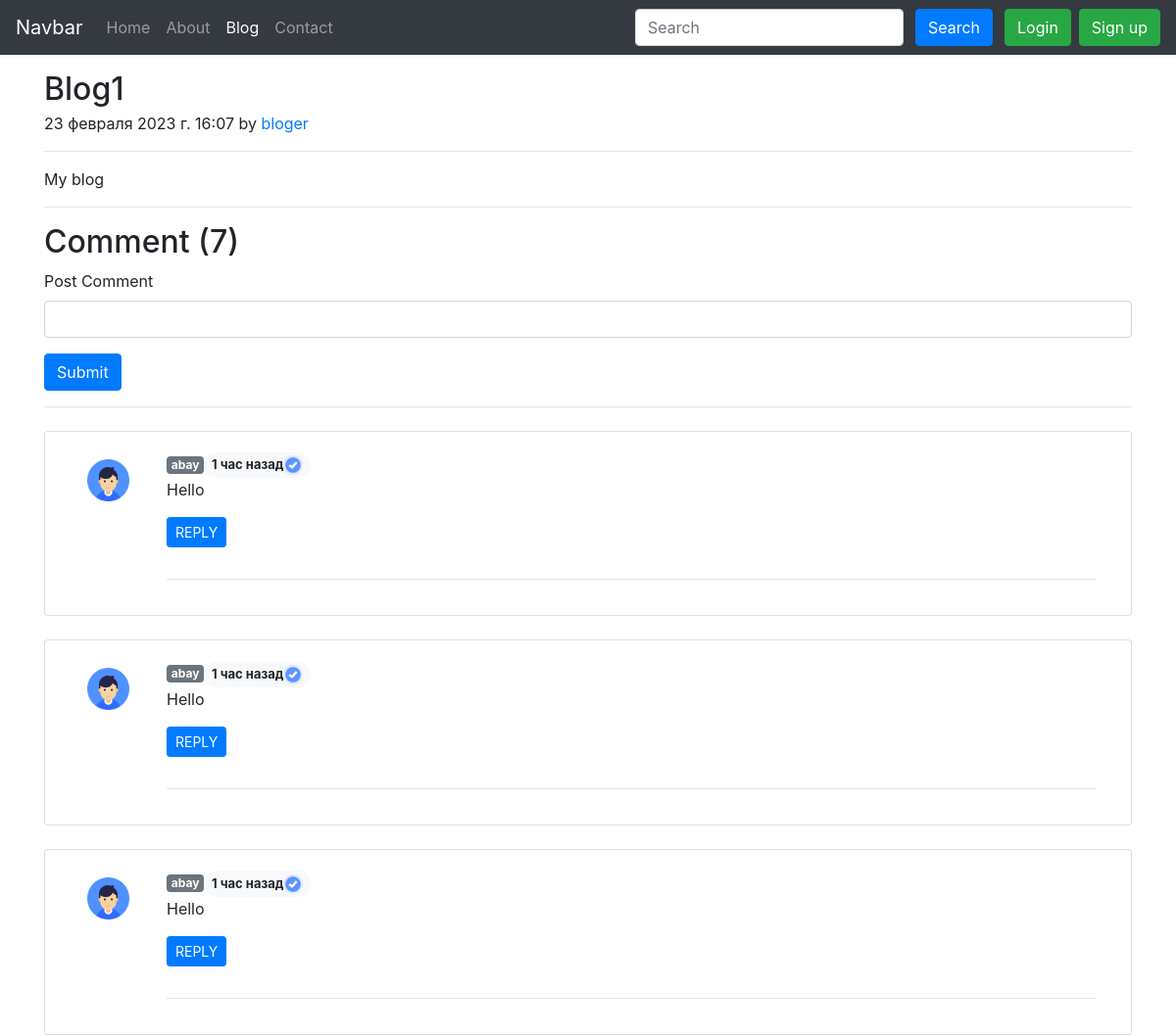
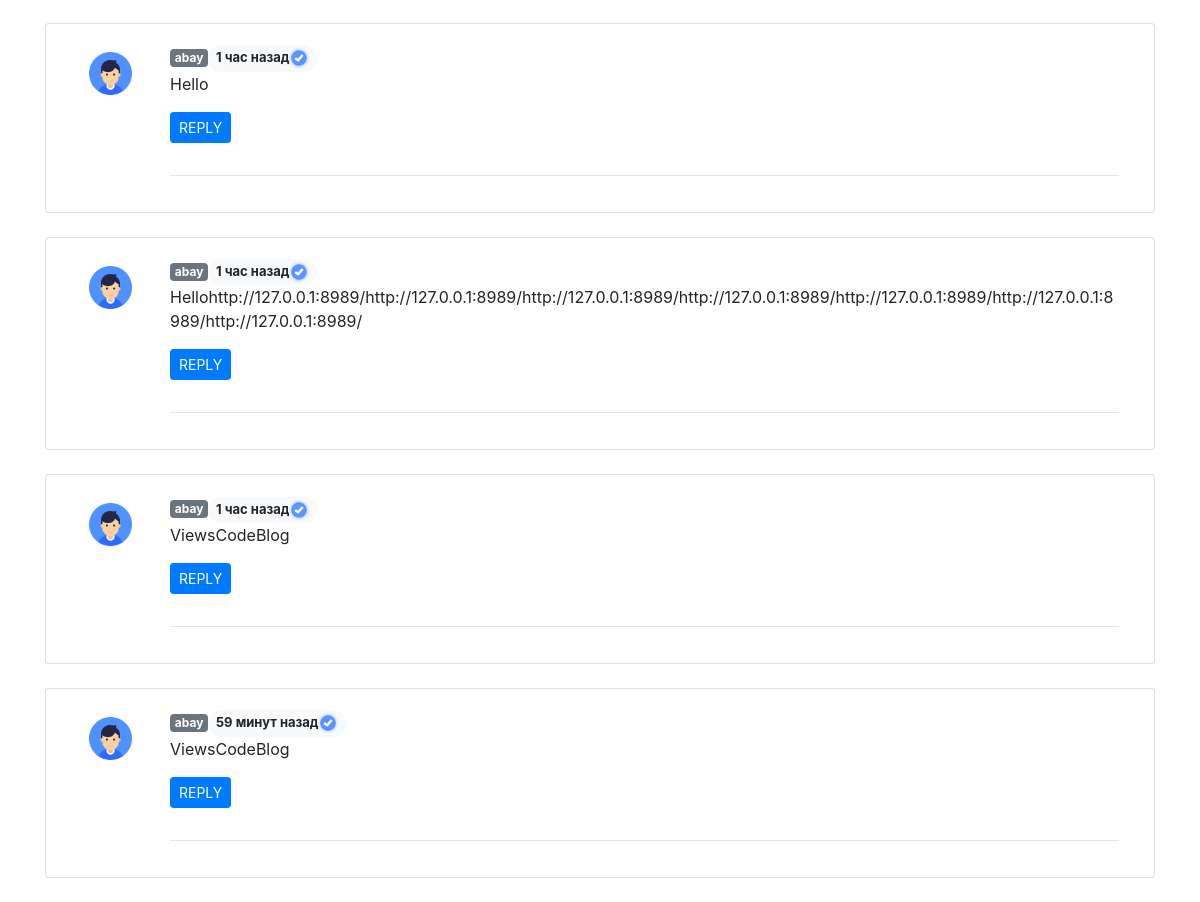
Screenshot of /blog/superbloger with the database file from the repository (2 pictures, top to bottom).
### Blog/models.py (models this page shows, shortened)
class Post(models.Model):
    sno = models.AutoField(primary_key = True)
    title = models.CharField(max_length = 100, verbose_name = 'Заголовок')
    text = models.TextField(verbose_name = "Описане")
    author = models.CharField(max_length = 30, verbose_name = 'Автор')
    slug = models.CharField(max_length = 300, verbose_name = 'Категории')
    timeStamp = models.DateTimeField(default = datetime.now, blank = True,
                verbose_name = 'Дата публикации')

class BlogComment(models.Model):
    sno = models.AutoField(primary_key = True)
    comment = models.TextField(verbose_name = 'Комментарии')
    user = models.ForeignKey(User, on_delete = models.CASCADE, verbose_name = 'Пользователь')
    post = models.ForeignKey(Post, on_delete = models.CASCADE, verbose_name = 'Пост')
    parent = models.ForeignKey('self', null = True, blank = True, on_delete = models.CASCADE, verbose_name = 'Родитель')
    timeStamp = models.DateTimeField(default = now, verbose_name = 'Дата публикации')
    class Meta:
        verbose_name = 'Комментарии'
        verbose_name_plural = 'Комментарии'

### Blog/views.py (the view)
# urls.py: path('<str:slug>', views.blogPost, name = 'blogPost'),
def blogPost(request, slug):
    post = Post.objects.filter(slug = slug)[0]
    comments = BlogComment.objects.filter(post = post, parent = None)
    replies = BlogComment.objects.filter(post = post).exclude(parent = None)
    replyDict = {}
    for reply in replies:
        if reply.parent.sno not in replyDict.keys():
            replyDict[reply.parent.sno] = [reply]
        else:
            replyDict[reply.parent.sno].append(reply)
    context = {'post': post, 'comments': comments, 'replyDict': replyDict}
    return render(request, 'blog/blogPost.html', context = context)

### Blog/templatetags/extras.py (called while the page is built)
@register.filter(name='get_val')
def get_val(dict,key):
    return dict.get(key)

### templates/blog/blogPost.html (shortened to what this page needs)
{% extends 'base.html' %}
{% load humanize %}
{% load static %}
{% load extras %}
{% block activeBlog %}active{% endblock activeBlog %}
{% block body %}
<div class="container my-3">
    <h2 class="blog-post-title mb-1">{{post.title}}</h2>
    <p class="blog-post-meta">{{ post.timeStamp }} by <a href="/about/">{{post.author}}</a></p>
    <hr class="solid">
    <p>{{post.text}}</p>
    <hr class="solid">
</div>
<div class="container">
    <h2>Comment ({{ comments.count }})</h2>
    <form action="/blog/postComment" method="post"> {% csrf_token %}
        <div class="mb-3">
            <label for="comment" class="form-label">Post Comment</label>
            <input name="comment" type="text" class="form-control" id="comment" aria-describedby="text">
        </div>
        <button type="submit" class="btn btn-primary">Submit</button>
    </form>
    <hr class="rounded">
    {% for comment in comments %}
    <div class="card my-4">
        <div class=" card-body row mx-0">
            <div class="col-md-1">
                <img src="{% static 'user.png' %}" class="rounded mx-auto w-100 d-block p-2" alt="...">
            </div>
            <div class="col-md-11">
                {% if comment.user.is_superuser %}
                <span class="badge badge-secondary">{{comment.user.username}}</span><span
                    class="badge badge-pill badge-light" style="font-size:13px;">
                    {{comment.timeStamp | naturaltime}}<img src="{% static 'adminBadge.png' %}"
                        alt="(Admin)"></span><br>{{comment.comment}}
                {% else %}
                <span class="badge badge-secondary">{{comment.user.username}}</span><span
                    class="badge badge-pill badge-light" style="font-size:13px;">
                    {{comment.timeStamp | naturaltime}}</span><br>{{comment.comment}}
                {% endif %}
                <div class="reply mx-0">
                    <a class="btn btn-primary btn-sm my-3" data-toggle="collapse" href="#replyBox{{comment.sno}}"
                        role="button" aria-expanded="false" aria-controls="replyBox{{comment.sno}}">
                        REPLY
                    </a>
                    <div class="replies my-2">
                        <hr class="solid">
                    </div>
                </div>
            </div>
        </div>
    </div>
    {% endfor %}
</div>
{% endblock body %}

### templates/base.html (shortened to what this page needs)
<!doctype html>
<html lang="en">
<head>
    <link rel="stylesheet" href="https://stackpath.bootstrapcdn.com/bootstrap/4.3.1/css/bootstrap.min.css">
</head>
<body>
    <nav class="navbar navbar-expand-lg navbar-dark bg-dark">
        <a class="navbar-brand" href="/">Navbar</a>
        <div class="collapse navbar-collapse" id="navbarSupportedContent">
            <ul class="navbar-nav mr-auto">
                <li class="nav-item {% block activeHome %}{% endblock activeHome %}">
                    <a class="nav-link" href="/">Home <span class="sr-only">(current)</span></a>
                </li>
                <li class="nav-item {% block activeAbout %}{% endblock activeAbout %}">
                    <a class="nav-link" href="/about">About</a>
                </li>
                <li class="nav-item {% block activeBlog %}{% endblock activeBlog %}">
                    <a class="nav-link" href="/blog">Blog</a>
                </li>
                <li class="nav-item {% block activeContact %}{% endblock activeContact %}">
                    <a class="nav-link" href="/contact">Contact</a>
                </li>
            </ul>
            <form method="get" action="/search" class="form-inline my-2 my-lg-0">
                <input name="query" id="query" class="form-control mr-sm-2" type="search" placeholder="Search"
                    aria-label="Search">
                <button class="btn btn-primary my-2 mx-1 my-sm-0" type="submit">Search</button>
                {% if user.is_authenticated %}
                <div class="btn-group">
                    <button type="button" class="btn btn-primary dropdown-toggle mx-2" data-toggle="dropdown" aria-haspopup="true" aria-expanded="false">
                      Welcome {{user.username}}
                    </button>
                    <div class="dropdown-menu">
                      <a class="dropdown-item" href="/logout/">Logout</a>
                    </div>
                  </div>
                {% else %}
                <button type="button" class="btn btn-success mx-2" data-toggle="modal" data-target="#signinModal">
                    Login
                </button>
                <button type="button" class="btn btn-success" data-toggle="modal" data-target="#signupModal">
                    Sign up
                </button>
                {% endif %}
            </form>
        </div>
    </nav>
    {% block body %}{% endblock body %}
</body>
</html>

### rows the page displays
Post: title "Blog1", timeStamp "23 февраля 2023 г. 16:07", author "bloger", text "My blog"
BlogComment: user.username "abay", timeStamp "1 час назад", comment "Hello"
BlogComment: user.username "abay", timeStamp "1 час назад", comment "Hello"
BlogComment: user.username "abay", timeStamp "1 час назад", comment "Hello"
BlogComment: user.username "abay", timeStamp "1 час назад", comment "Hello"
BlogComment: user.username "abay", timeStamp "1 час назад", comment "Hellohttp://127.0.0.1:8989/http://127.0.0.1:8989/http://127.0.0.1:8989/http://127.0.0.1:8989/http://127.0.0.1:8989/http://127.0.0.1:8989/http://127.0.0.1:8989/"
BlogComment: user.username "abay", timeStamp "1 час назад", comment "ViewsCodeBlog"
BlogComment: user.username "abay", timeStamp "59 минут назад", comment "ViewsCodeBlog"

### other values shown
{{ comments.count }} "7"
